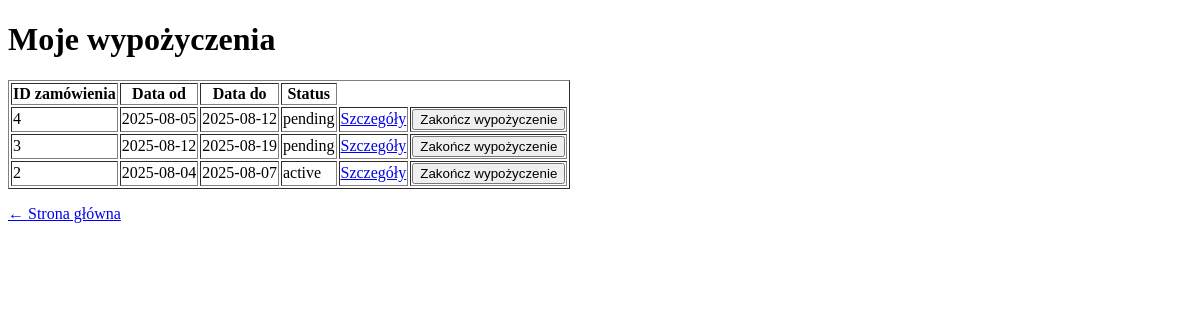
/my_rentals/ (signed in), run on an earlier commit of the app's database.
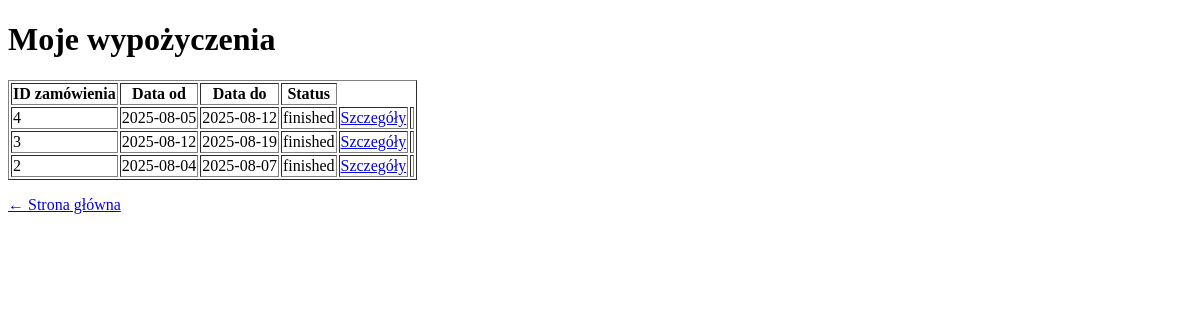
And on a later commit of the database.
### rentals/models.py (models this page shows, shortened)
class Rental(models.Model):
    STATUS_CHOICES = [
        ('pending', 'Oczekujace'),
        ('active', 'Aktywne'),
        ('finished', 'Zakonczone'),
    ]
    user = models.ForeignKey(settings.AUTH_USER_MODEL, on_delete=models.CASCADE)
    start_date = models.DateField()
    end_date = models.DateField()
    created_at = models.DateTimeField(auto_now_add=True)
    status = models.CharField(max_length=10, choices=STATUS_CHOICES, default='pending')

### rentals/views.py (the view)
# urls.py: path('my_rentals/', views.user_rentals, name='user_rentals'),
@login_required
def user_rentals(request):
    rentals = Rental.objects.filter(user=request.user).order_by('-created_at')
    return render(request, 'rentals/user_rentals.html', {'rentals': rentals})

### rentals/context_processors.py (called while the page is built)
def cart_count(request):
    count = 0
    if request.user.is_authenticated:
        cart = Cart.objects.filter(user=request.user, is_active=True).first()
        if cart:
            count = CartItem.objects.filter(cart=cart).count()
    return {'cart_count': count}

### rentals/templates/rentals/user_rentals.html (shortened to what this page needs)
<!DOCTYPE html>
<html>
<head>
</head>
<body>
    <h1>Moje wypożyczenia</h1>
    {% if rentals %}
        <table border="1">
            <tr>
                <th>ID zamówienia</th>
                <th>Data od</th>
                <th>Data do</th>
                <th>Status</th>
            </tr>
            {% for rental in rentals %}
                <tr>
                    <td>{{ rental.id }}</td>
                    <td>{{ rental.start_date|date:"Y-m-d" }}</td>
                    <td>{{ rental.end_date|date:"Y-m-d"  }}</td>
                    <td>{{ rental.status }}</td>
                    <td><a href="{% url 'rental_detail' rental.id %}">Szczegóły</a></td>
                    <td>
                        {% if rental.status != 'finished' %}
                          <form action="{% url 'finish_rental' rental.id %}" method="post" style="display:inline;">
                              <button type="submit">Zakończ wypożyczenie</button>
                          </form>
                        {% endif %}
                    </td>
                </tr>
            {% endfor %}
        </table>
    {% else %}
        <p>Nie masz żadnych wypożyczeń.</p>
    {% endif %}
    <p><a href="{% url 'home' %}">← Strona główna</a></p>
</body>
</html>

What changed in the data, as far as the page shows it:
changed Rental id 4: status "pending" → "finished"; no longer shows "Zakończ wypożyczenie"
changed Rental id 3: status "pending" → "finished"; no longer shows "Zakończ wypożyczenie"
changed Rental id 2: status "active" → "finished"; no longer shows "Zakończ wypożyczenie"
